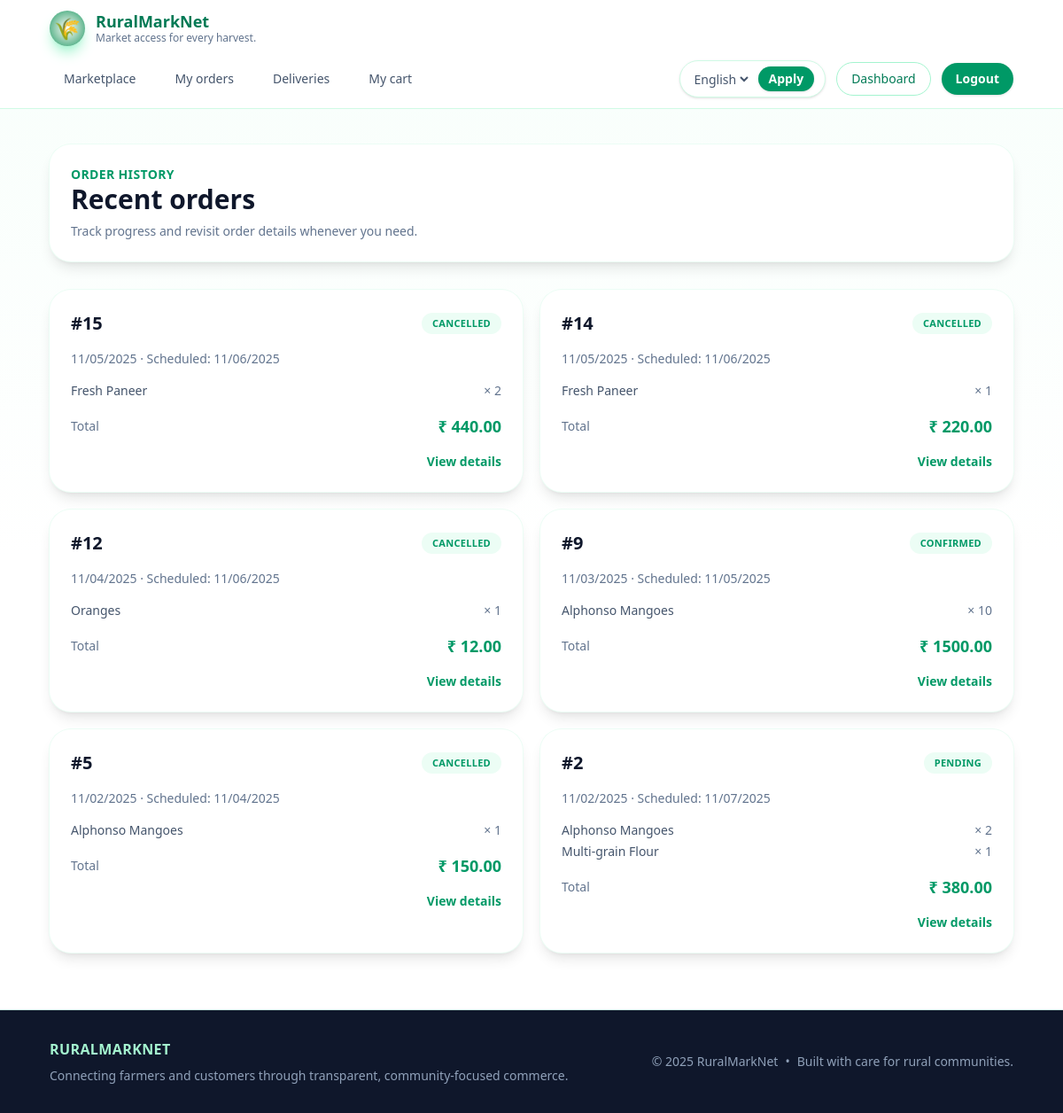
The page /orders/my/ (signed in) on the database as committed earlier.
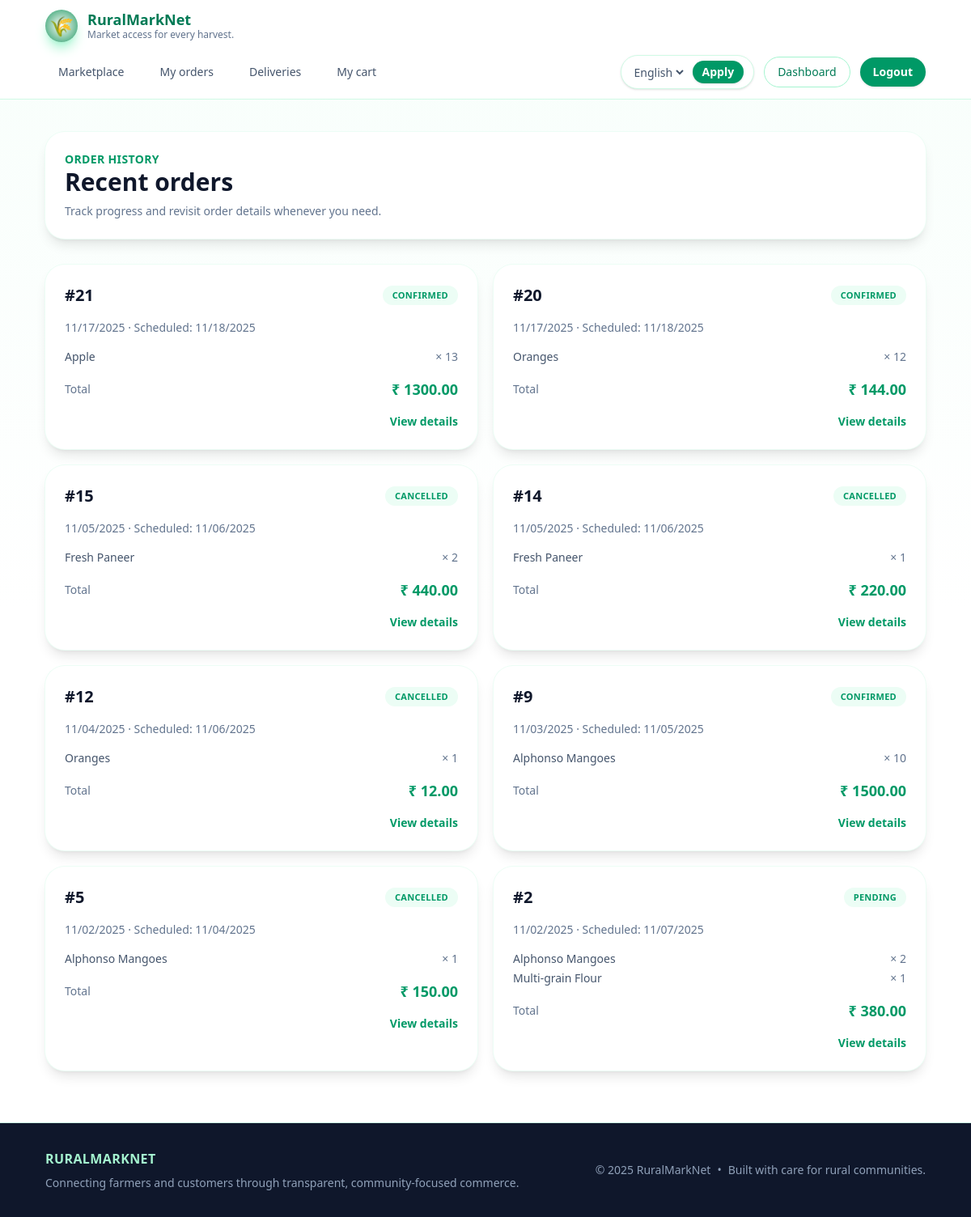
The same page on the database as committed later.
### orders/models.py (models this page shows, shortened)
class Order(models.Model):
    class Status(models.TextChoices):
        CART = "cart", _("Cart")
        PENDING = "pending", _("Pending")
        CONFIRMED = "confirmed", _("Confirmed")
        SHIPPED = "shipped", _("Shipped")
        DELIVERED = "delivered", _("Delivered")
        CANCELLED = "cancelled", _("Cancelled")
    class PaymentStatus(models.TextChoices):
        UNPAID = "unpaid", _("Unpaid")
        PAID = "paid", _("Paid")
        REFUNDED = "refunded", _("Refunded")
        FAILED = "failed", _("Failed")
    customer = models.ForeignKey(
        settings.AUTH_USER_MODEL,
        on_delete=models.CASCADE,
        related_name="orders",
    )
    status = models.CharField(
        max_length=20, choices=Status.choices, default=Status.CART
    )
    payment_status = models.CharField(
        max_length=20, choices=PaymentStatus.choices, default=PaymentStatus.UNPAID
    )
    total_amount = models.DecimalField(max_digits=10, decimal_places=2, default=0)
    delivery_address = models.TextField(blank=True)
    scheduled_date = models.DateField(null=True, blank=True)
    scheduled_window = models.CharField(max_length=50, blank=True)
    notes = models.TextField(blank=True)
    created_at = models.DateTimeField(auto_now_add=True)
    updated_at = models.DateTimeField(auto_now=True)
    class Meta:
        ordering = ["-created_at"]

class OrderItem(models.Model):
    order = models.ForeignKey(
        Order,
        on_delete=models.CASCADE,
        related_name="items",
    )
    product = models.ForeignKey(Product, on_delete=models.PROTECT)
    quantity = models.PositiveIntegerField(default=1)
    price = models.DecimalField(max_digits=8, decimal_places=2)
    line_total = models.DecimalField(max_digits=10, decimal_places=2, editable=False)
    class Meta:
        unique_together = ("order", "product")

### products/models.py (models this page shows, shortened)
class Product(models.Model):
    class Categories(models.TextChoices):
        VEGETABLES = "vegetables", _("Vegetables")
        FRUITS = "fruits", _("Fruits")
        DAIRY = "dairy", _("Dairy")
        GRAINS = "grains", _("Grains")
        OTHERS = "others", _("Others")
    class Units(models.TextChoices):
        KILOGRAM = "kg", _("Kilogram")
        GRAM = "g", _("Gram")
        LITRE = "l", _("Litre")
        PIECE = "piece", _("Piece")
        BUNCH = "bunch", _("Bunch")
    class QualityGrades(models.TextChoices):
        PREMIUM = "premium", _("Premium grade")
        STANDARD = "standard", _("Standard grade")
        ECONOMY = "economy", _("Economy grade")
    class FarmingPractices(models.TextChoices):
        ORGANIC = "organic", _("Organic")
        NATURAL = "natural", _("Natural")
        CONVENTIONAL = "conventional", _("Conventional")
        HYDROPONIC = "hydroponic", _("Hydroponic")
    name = models.CharField(max_length=255)
    slug = models.SlugField(unique=True, blank=True)
    farmer = models.ForeignKey(
        settings.AUTH_USER_MODEL,
        on_delete=models.CASCADE,
        related_name="products",
    )
    category = models.CharField(max_length=32, choices=Categories.choices)
    description = models.TextField(blank=True)
    price = models.DecimalField(max_digits=8, decimal_places=2)
    unit = models.CharField(
        max_length=16,
        choices=Units.choices,
        default=Units.KILOGRAM,
        help_text=_("Measurement customers will see when ordering."),
    )
    unit_quantity = models.DecimalField(
        max_digits=6,
        decimal_places=2,
        default=Decimal("1.00"),
        validators=[MinValueValidator(Decimal("0.01"))],
        help_text=_("Amount of produce included per unit."),
    )
    quality_grade = models.CharField(
        max_length=32,
        choices=QualityGrades.choices,
        default=QualityGrades.STANDARD,
        help_text=_("Visible quality grade to reassure buyers."),
    )
    farming_practice = models.CharField(
        max_length=32,
        choices=FarmingPractices.choices,
        default=FarmingPractices.CONVENTIONAL,
        help_text=_("Primary growing method used."),
    )
    harvest_date = models.DateField(blank=True, null=True, help_text=_("Optional harvest date for traceability."))
    best_before_days = models.PositiveSmallIntegerField(
        blank=True,
        null=True,
        help_text=_("Number of days the produce stays at peak quality."),
    )
    inventory = models.PositiveIntegerField(default=0)
    available = models.BooleanField(default=True)
    location = models.CharField(max_length=128, blank=True)
    storage_instructions = models.TextField(blank=True, help_text=_("Tips customers should follow after delivery."))
    certifications = models.CharField(
        max_length=255,
        blank=True,
        help_text=_("Organic, FPO or other certification names."),
    )
    image = models.ImageField(upload_to="products/", blank=True)
    created_at = models.DateTimeField(auto_now_add=True)
    updated_at = models.DateTimeField(auto_now=True)
    class Meta:
        ordering = ["name"]
        verbose_name = _("Product")
        verbose_name_plural = _("Products")

### orders/views.py (the view)
# urls.py: path("my/", OrderListView.as_view(), name="list"),
class OrderListView(CustomerRequiredMixin, ListView):
    template_name = "orders/order_list.html"
    context_object_name = "orders"
    def get_queryset(self):  # type: ignore[override]
        return (
            Order.objects.filter(customer=self.request.user)
            .exclude(status=Order.Status.CART)
            .prefetch_related("items__product")
            .order_by("-created_at")
        )

### orders/templates/orders/order_list.html (shortened to what this page needs)
{% extends "base.html" %}
{% load i18n %}
{% block content %}
<section class="space-y-6 sm:space-y-8">
    <div class="rounded-3xl bg-white p-5 shadow-lg ring-1 ring-emerald-50 sm:p-6">
        <p class="text-xs font-semibold uppercase tracking-wide text-emerald-600 sm:text-sm">{% trans "Order history" %}</p>
        <h1 class="text-2xl font-semibold text-slate-900 sm:text-3xl">{% trans "Recent orders" %}</h1>
        <p class="mt-2 text-sm text-slate-500">{% trans "Track progress and revisit order details whenever you need." %}</p>
    </div>
    {% if orders %}
        <div class="grid gap-5 sm:grid-cols-2">
            {% for order in orders %}
                <article class="flex h-full flex-col gap-4 rounded-3xl bg-white p-5 shadow-lg ring-1 ring-emerald-50 sm:p-6">
                    <div class="flex items-center justify-between">
                        <h2 class="text-lg font-semibold text-slate-900 sm:text-xl">#{{ order.pk }}</h2>
                        <span class="rounded-full bg-emerald-50 px-3 py-1 text-[11px] font-semibold uppercase tracking-wide text-emerald-600">{{ order.get_status_display }}</span>
                    </div>
                    <p class="text-xs text-slate-500 sm:text-sm">
                        {{ order.created_at|date:"SHORT_DATE_FORMAT" }}
                        {% if order.scheduled_date %}
                            · {% trans "Scheduled" %}: {{ order.scheduled_date|date:"SHORT_DATE_FORMAT" }}
                        {% endif %}
                    </p>
                    <ul class="space-y-1 text-xs text-slate-600 sm:text-sm">
                        {% for item in order.items.all %}
                            <li class="flex items-center justify-between">
                                <span>{{ item.product.name }}</span>
                                <span class="text-slate-500">× {{ item.quantity }}</span>
                            </li>
                        {% empty %}
                            <li class="text-xs text-slate-400">{% trans "No items recorded yet." %}</li>
                        {% endfor %}
                    </ul>
                    <div class="flex items-center justify-between">
                        <span class="text-xs text-slate-500 sm:text-sm">{% trans "Total" %}</span>
                        <span class="text-base font-semibold text-emerald-600 sm:text-lg">₹ {{ order.total_amount }}</span>
                    </div>
                    <div class="flex items-center justify-end">
                        <a href="{% url 'orders:detail' order.pk %}" class="text-sm font-semibold text-emerald-600 hover:text-emerald-500">{% trans "View details" %}</a>
                    </div>
                </article>
            {% endfor %}
        </div>
    {% endif %}
</section>
{% endblock %}

Rows that differ between the two databases and show on the page:
added Order: pk "21", status "CONFIRMED", created_at "11/17/2025", scheduled_date "11/18/2025", total_amount "1300.00"
added OrderItem: product.name "Apple", quantity "13", shown under "21"
added Order: pk "20", status "CONFIRMED", created_at "11/17/2025", scheduled_date "11/18/2025", total_amount "144.00"
added OrderItem: product.name "Oranges", quantity "12", shown under "20"
